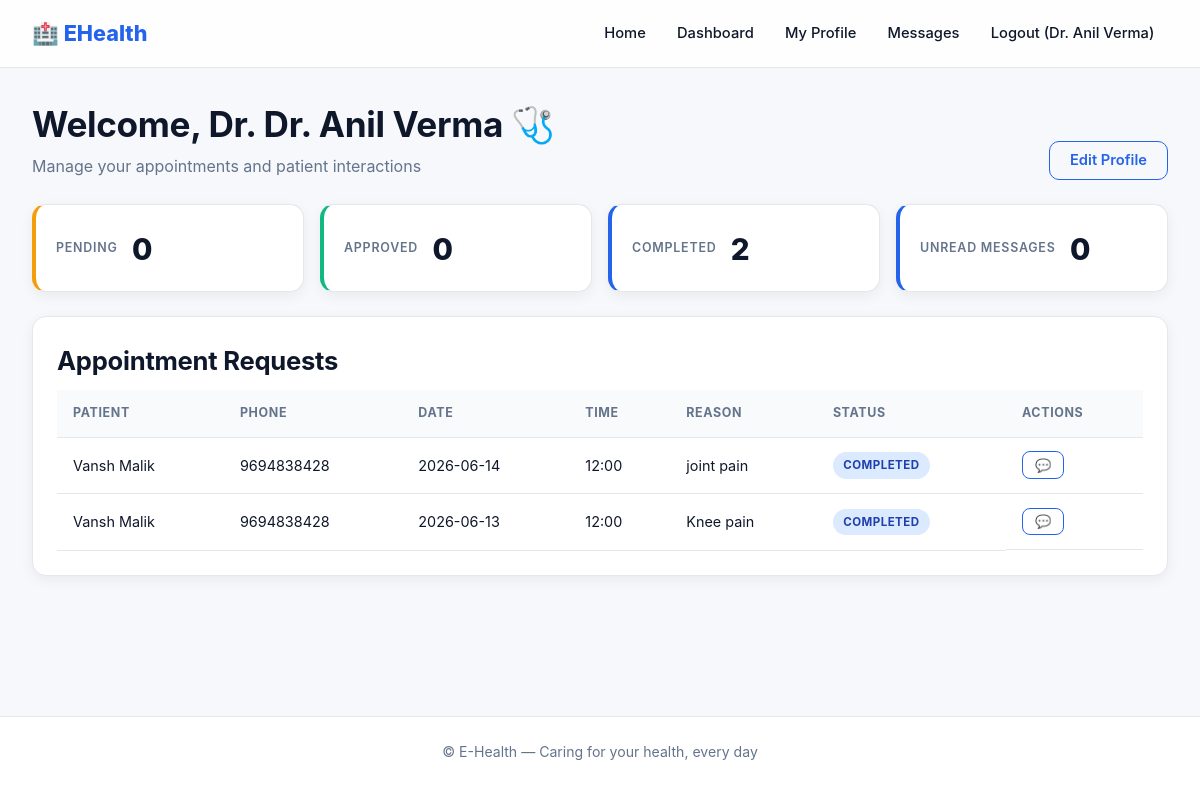
Page /doctor/dashboard (signed in) on the committed database.
### tables this page shows
CREATE TABLE appointments (
        id INTEGER PRIMARY KEY AUTOINCREMENT,
        patient_id INTEGER REFERENCES users(id),
        doctor_id INTEGER REFERENCES users(id),
        date TEXT NOT NULL,
        time TEXT NOT NULL,
        reason TEXT DEFAULT '',
        status TEXT DEFAULT 'pending' CHECK(status IN ('pending','approved','rejected','completed')),
        created_at TIMESTAMP DEFAULT CURRENT_TIMESTAMP
    );

CREATE TABLE users (
        id INTEGER PRIMARY KEY AUTOINCREMENT,
        name TEXT NOT NULL,
        email TEXT UNIQUE NOT NULL,
        phone TEXT NOT NULL,
        password TEXT NOT NULL,
        role TEXT NOT NULL CHECK(role IN ('doctor','patient')),
        created_at TIMESTAMP DEFAULT CURRENT_TIMESTAMP
    );

### app.py (the view)
@app.route("/doctor/dashboard")
@login_required(role="doctor")
def doctor_dashboard():
    db = get_db()
    appointments = db.execute("""
        SELECT a.*, u.name as patient_name, u.phone as patient_phone
        FROM appointments a JOIN users u ON a.patient_id=u.id
        WHERE a.doctor_id=? ORDER BY a.date DESC
    """, (session["user_id"],)).fetchall()
    pending   = sum(1 for a in appointments if a["status"]=="pending")
    approved  = sum(1 for a in appointments if a["status"]=="approved")
    completed = sum(1 for a in appointments if a["status"]=="completed")
    unread    = db.execute("SELECT COUNT(*) FROM messages WHERE receiver_id=? AND is_read=0",
                           (session["user_id"],)).fetchone()[0]
    return render_template("doctor_dashboard.html", appointments=appointments,
                           pending=pending, approved=approved, completed=completed, unread=unread)

### app.py (called while the page is built)
def get_db():
    if "db" not in g:
        g.db = sqlite3.connect(DB)
        g.db.row_factory = sqlite3.Row
        g.db.execute("PRAGMA foreign_keys = ON")
    return g.db

def login_required(role=None):
    def decorator(f):
        @wraps(f)
        def wrapped(*a, **kw):
            if "user_id" not in session:
                flash("Please log in first.", "warning")
                return redirect(url_for("login"))
            if role and session.get("role") != role:
                flash("Access denied.", "danger")
                return redirect(url_for("index"))
            return f(*a, **kw)
        return wrapped
    return decorator

### templates/doctor_dashboard.html (shortened to what this page needs)
{% extends "base.html" %}
{% block content %}
<div class="container">
  <div class="page-head">
    <div><h1>Welcome, Dr. {{ session.user_name }} 🩺</h1><p>Manage your appointments and patient interactions</p></div>
    <a href="{{ url_for('doctor_profile') }}" class="btn btn-outline">Edit Profile</a>
  </div>
  <div class="stats-grid">
    <div class="stat stat-warning"><div class="stat-label">Pending</div><div class="stat-value">{{ pending }}</div></div>
    <div class="stat stat-accent"><div class="stat-label">Approved</div><div class="stat-value">{{ approved }}</div></div>
    <div class="stat"><div class="stat-label">Completed</div><div class="stat-value">{{ completed }}</div></div>
    <div class="stat"><div class="stat-label">Unread Messages</div><div class="stat-value">{{ unread }}</div></div>
  </div>
  <div class="card">
    <h2>Appointment Requests</h2>
    {% if appointments %}
      <div class="table-wrap">
        <table>
          <thead><tr><th>Patient</th><th>Phone</th><th>Date</th><th>Time</th><th>Reason</th><th>Status</th><th>Actions</th></tr></thead>
          <tbody>
          {% for a in appointments %}
            <tr>
              <td>{{ a.patient_name }}</td>
              <td>{{ a.patient_phone }}</td>
              <td>{{ a.date }}</td>
              <td>{{ a.time }}</td>
              <td>{{ a.reason or '—' }}</td>
              <td><span class="badge badge-{{ a.status }}">{{ a.status }}</span></td>
              <td style="display:flex;gap:6px;flex-wrap:wrap">
                <a href="{{ url_for('chat', other_id=a.patient_id) }}" class="btn btn-sm btn-outline">💬</a>
              </td>
            </tr>
          {% endfor %}
          </tbody>
        </table>
      </div>
    {% else %}
      <div class="empty"><div class="empty-icon">📋</div><p>No appointments yet.</p></div>
    {% endif %}
  </div>
</div>
{% endblock %}

### static/style.css (style rules this page uses)
:root { --primary:#2563eb; --primary-dark:#1d4ed8; --primary-light:#dbeafe; --accent:#10b981; --accent-dark:#059669; --warning:#f59e0b; --danger:#ef4444; --bg:#f6f8fb; --surface:#ffffff; --text:#0f172a; --text-muted:#64748b; --muted:#64748b; --border:#e5e7eb; --shadow:0 4px 14px rgba(15,23,42,.06); --shadow-lg:0 12px 32px rgba(15,23,42,.10); --radius:14px; --radius-sm:10px; --gradient:linear-gradient(135deg,#2563eb 0%,#10b981 100%); }
* { box-sizing:border-box }
html,body { margin:0;padding:0 }
body { font-family:'Inter','Segoe UI',system-ui,-apple-system,sans-serif; background:var(--bg); color:var(--text); line-height:1.6; -webkit-font-smoothing:antialiased; min-height:100vh; display:flex;flex-direction:column; }
a { color:var(--primary);text-decoration:none;transition:color .2s }
h1,h2,h3,h4 { margin:0 0 .5rem;font-weight:700;letter-spacing:-.01em;color:var(--text) }
h1 { font-size:clamp(1.6rem,3vw,2.2rem) }
h2 { font-size:clamp(1.3rem,2.2vw,1.6rem) }
p { margin:0 0 .75rem;color:var(--text-muted) }
.container { max-width:100%;margin:0 auto;padding:1.75rem 2rem }
.page-head { display:flex;align-items:flex-end;justify-content:space-between; gap:1rem;flex-wrap:wrap;margin-bottom:1.5rem; }
.page-head h1 { margin-bottom:.15rem }
.page-head p { margin:0;color:var(--text-muted) }
.card { background:var(--surface); border:1px solid var(--border); border-radius:var(--radius); box-shadow:var(--shadow); padding:1.5rem; transition:box-shadow .25s,transform .25s; }
.btn { display:inline-flex;align-items:center;justify-content:center;gap:.4rem; padding:.7rem 1.25rem;border:1px solid transparent;border-radius:10px; font-size:.92rem;font-weight:600;cursor:pointer; text-decoration:none;transition:all .2s;line-height:1;white-space:nowrap; }
.btn-outline { background:transparent;color:var(--primary);border-color:var(--primary) }
.btn-sm { padding:.4rem .75rem;font-size:.82rem;border-radius:8px }
.stats-grid { display:grid;grid-template-columns:repeat(auto-fit,minmax(170px,1fr)); gap:1rem;margin-bottom:1.5rem; }
.stat { background:var(--surface);border:1px solid var(--border);border-left:4px solid var(--primary); border-radius:var(--radius);padding:1.1rem 1.25rem;box-shadow:var(--shadow); }
.stat-warning { border-left-color:var(--warning) }
.stat-accent { border-left-color:var(--accent) }
.stat-label { font-size:.78rem;text-transform:uppercase;letter-spacing:.06em;color:var(--text-muted);font-weight:600 }
.stat-value { font-size:1.85rem;font-weight:800;margin-top:.2rem;color:var(--text) }
.table-wrap { overflow-x:auto;-webkit-overflow-scrolling:touch;margin-top:.5rem }
table { width:100%;border-collapse:collapse;font-size:.9rem;min-width:640px }
thead { background:#f8fafc }
th,td { padding:.85rem 1rem;text-align:left;border-bottom:1px solid var(--border) }
th { font-size:.78rem;text-transform:uppercase;letter-spacing:.05em;color:var(--text-muted);font-weight:700 }
.badge { display:inline-block;padding:.25rem .65rem;font-size:.72rem;font-weight:700; text-transform:uppercase;letter-spacing:.04em;border-radius:999px; }
.badge-completed { background:#dbeafe;color:#1e40af }
.stat { display:flex;align-items:center;gap:.9rem }
.page-main > section, .page-main > .container, .page-main > .container-sm, .page-main > .auth-portrait-wrap { width:100% }

### rows in the picture
appointments: patient_name "Vansh Malik", patient_phone "9694838428", date "2026-06-14", time "12:00", reason "joint pain", status "COMPLETED"
appointments: patient_name "Vansh Malik", patient_phone "9694838428", date "2026-06-13", time "12:00", reason "Knee pain", status "COMPLETED"

### other values in the picture
{{ session.user_name }} "Dr. Anil Verma"
{{ pending }} "0"
{{ approved }} "0"
{{ completed }} "2"
{{ unread }} "0"
